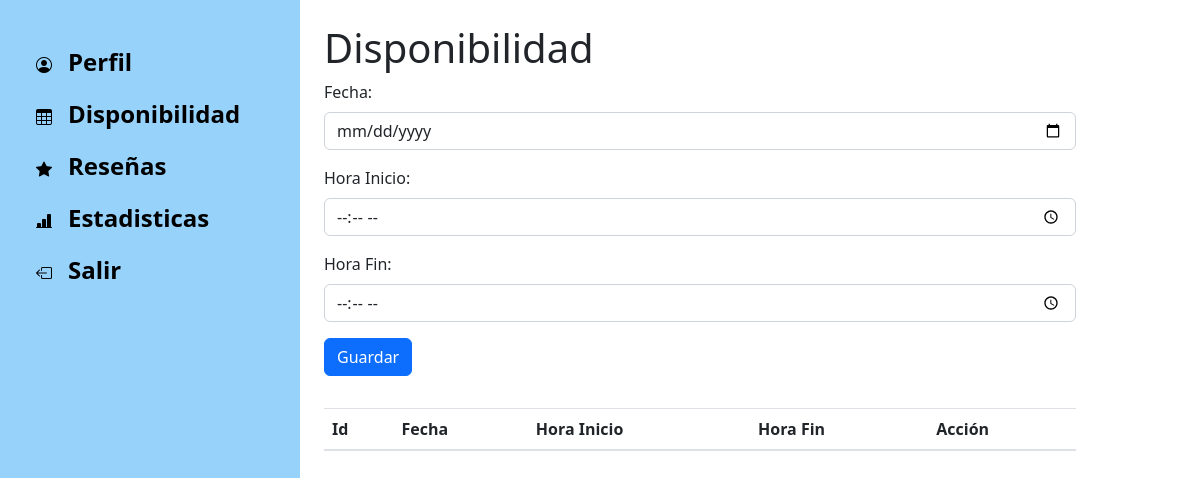
The app's page /freelancer/calendarioFreelancer/0, older data.
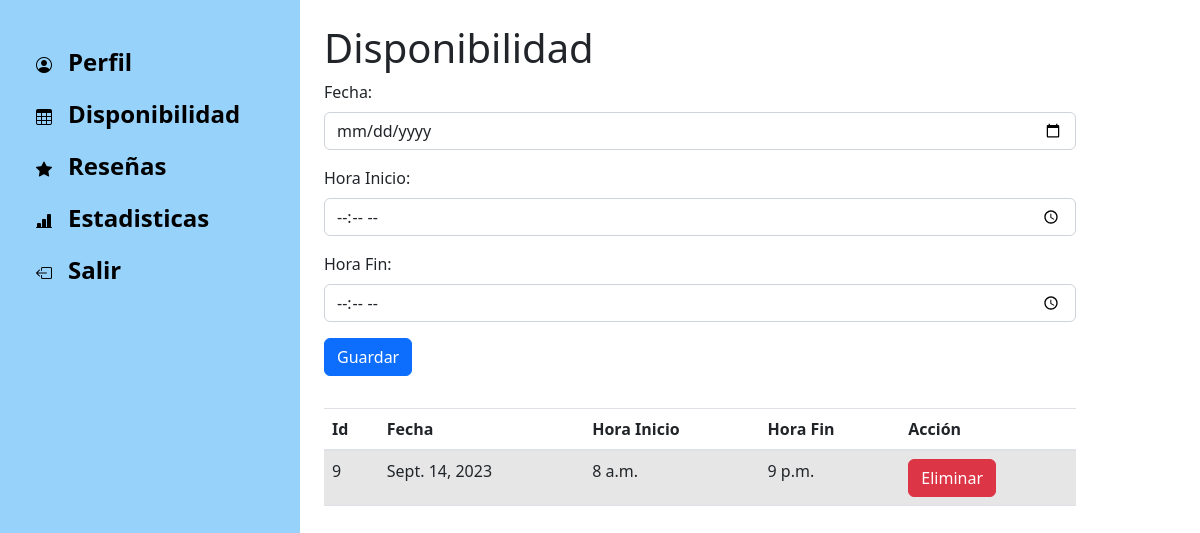
The same page, newer data.
### Aplicaciones/Freelancer/models.py (models this page shows)
class Schedule(models.Model):
    idschedule= models.AutoField(primary_key=True)
    idfreelancer = models.IntegerField(default=0)
    date = models.DateField()
    startime = models.TimeField ()
    endtime = models.TimeField ()
    state = models.BooleanField(default=True)

### Aplicaciones/Freelancer/views.py (the view)
# urls.py: path('calendarioFreelancer/<int:idfreelancer>', views.uploadschedule, name="uploadschedule"),
def uploadschedule(request, idfreelancer):
    if request.method == "POST":
        form = ScheduleForm(request.POST)
        if form.is_valid():
            form.save()
            messages.success(request, "El calendario fue guardado correctamente!!!")
    else:
        form = ScheduleForm()
    schedules = Schedule.objects.filter(idfreelancer__icontains=idfreelancer)
    return render(request, 'schedule.html', {'form': form,'schedules': schedules})

### Aplicaciones/Freelancer/forms.py
class ScheduleForm(forms.ModelForm):
    class Meta:
        model = Schedule
        fields = {'date','startime','endtime'}
        labels = {
            "date": ("Fecha"),
            "startime": ("Hora Inicio"),
            "endtime": ("Hora Fin")
        }
        widgets = {
            'date': forms.DateInput(
                attrs={'type': 'date', 'placeholder': 'yyyy-mm-dd (DOB)', 'class': 'form-control'}
            ),
            'startime':forms.TimeInput(
                attrs={'type': 'time', 'placeholder': 'H:M', 'class': 'form-control'}),
            'endtime':forms.TimeInput(
                attrs={'type': 'time', 'placeholder': 'H:M', 'class': 'form-control'}),
        }

### Aplicaciones/Freelancer/templates/schedule.html (shortened to what this page needs)
<!doctype html>
<html lang="en">
  <head>
    <link rel="stylesheet" href="https://stackpath.bootstrapcdn.com/bootstrap/4.5.0/css/bootstrap.min.css">
    <link href="https://cdn.jsdelivr.net/npm/bootstrap@5.2.3/dist/css/bootstrap.min.css" rel="stylesheet">
    <link rel="stylesheet" href="https://cdn.jsdelivr.net/npm/bootstrap-icons@1.11.0/font/bootstrap-icons.css">
  </head>
  <body>
    <div class="container-fluid">
      <div class="row flex-nowrap">
        <div class="col-auto col-md-4 col-lg-3 min-vh-100 d-flex flex-column justify-content-betweeen" style="background-color: #97D2FB">
          <div class="p-2" style="background-color: #97D2FB;">
            <ul class="nav nav-pills flex-column mt-4">
              <li class="nav-item py-2 py-sm-0">
                <a href="{% url 'profile' %}" class="nav-link text-black">
                  <i class="bi bi-person-circle"></i><span class="fs-4 ms-3 d-none d-sm-inline fw-bold">Perfil</span>
                </a>
              </li>
              <li class="nav-item py-2 py-sm-0">
                <a href="{% url 'uploadschedule' 0 %}" class="nav-link text-black">
                  <i class="bi bi-table"></i><span class="fs-4 ms-3 d-none d-sm-inline fw-bold">Disponibilidad</span>
                </a>
              </li>
              <li class="nav-item py-2 py-sm-0">
                <a href="#" class="nav-link text-black">
                  <i class="bi bi-star-fill"></i><span class="fs-4 ms-3 d-none d-sm-inline fw-bold">Reseñas</span>
                </a>
              </li>
              <li class="nav-item py-2 py-sm-0">
                <a href="{% url 'analitic'  %}" class="nav-link text-black">
                <i class="bi bi-bar-chart-line-fill"></i><span class="fs-4 ms-3 d-none d-sm-inline fw-bold">Estadisticas</span>
                </a>
            </li>
                <li class="nav-item py-2 py-sm-0">
                  <a href="{% url 'logout' %}" class="nav-link text-black">
                      <i class="bi bi-box-arrow-left"></i><span class="fs-4 ms-3 d-none d-sm-inline fw-bold">Salir</span>
                  </a>
                </li>
            </ul>
          </div>
        </div>
        <div class="col-md-10 col-lg-8 min-vh-100 d-flex flex-column">
          <br>
          <div class="content container">
            <h1>Disponibilidad</h1>
            <form action="" method="post">
                {{ form.as_p }}
                <button type="submit" value="Guardar" class="btn btn-primary mb-3">Guardar</button>
            </form>
        </div>
            <div class="container-fluid">
            <table class="table table-striped">
                <thead>
                  <tr>
                    <th scope="col">Id</th>
                    <th scope="col">Fecha</th>
                    <th scope="col">Hora Inicio</th>
                    <th scope="col">Hora Fin</th>
                    <th scope="col">Acción</th>
                  </tr>
                </thead>
                <tbody>
                {% for schedule in schedules %}
                  <tr>
                    <td>{{ schedule.idschedule }}</td>
                    <td>{{ schedule.date }}</td>
                    <td>{{ schedule.startime }}</td>
                    <td>{{ schedule.endtime }}</td>
                    <td><a type="submit" class="btn btn-danger" href="{{schedule.idschedule}}/delete">Eliminar</a></td>
                  </tr>
                </tbody>
                {% endfor %}
              </table>
              </div>
        </div>
      </div>
    </div>
  </body>
</html>

Row changes from the older to the newer data that the page shows:
added Schedule: idschedule "9", date "Sept. 14, 2023", startime "8 a.m.", endtime "9 p.m."
